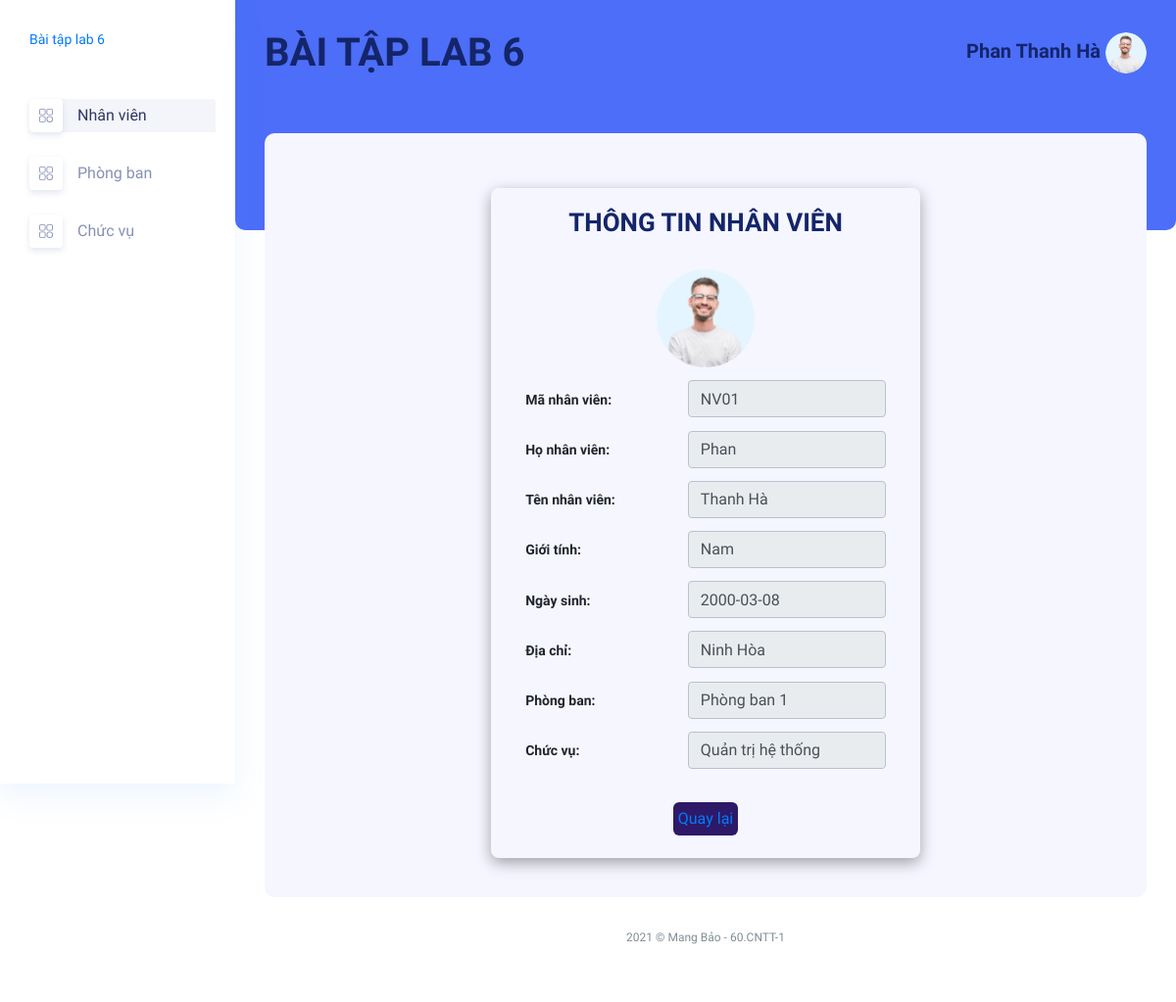
Page /NhanVien/Details/NV01 (signed in) on the committed database.
### tables this page shows
create table nhanvien (
	manv varchar(10) not null primary key,
    honv varchar(50) not null,
	tennv varchar(50) not null,	
	ngaysinh date not null,
    gioitinh tinyint not null,
	diachi varchar(50) not null,
	anh varchar(250) not null,
	maloai varchar(20) not null,
    maphong varchar(20) not null,
	constraint nv_lnv_fk foreign key (maloai) references loainv (maloai),
    constraint nv_mp_fk foreign key (maphong) references phongban (maphong)
	ON UPDATE CASCADE
	ON DELETE CASCADE
);

create table phongban(
	maphong varchar(20) NOT NULL primary key,
	tenphong varchar(50) NOT NULL
);

create table loainv (
	maloai varchar(20) not null primary key,
	tenloai varchar(50) not null
);

### mvc/core/controller.php (called while the page is built, shortened)
<?php
class Controller{
    public function view($view, $data=[]){
        require_once "./mvc/views/".$view.".php";
    }
}
?>

### mvc/controllers/nhanvien.php (called while the page is built, shortened)
<?php
class NhanVien extends Controller
{
    public $nvModel;
    public function __construct()
    {
        $this->nvModel = $this->model("NhanVienModel");
    }
    public function Details($id)
    {
        $nv = json_decode($this->nvModel->getNhanVienById($id), true);
        $pb = json_decode($this->nvModel->listPhongBan(), true);
        $cv = json_decode($this->nvModel->listChucVu(), true);
        $this->view("layoutAdmin", [
            'page' => 'nhanvien/details',
            'nv' => $nv[0],
            'cv' => $cv,
            'pb' => $pb,
        ]);
    }
}

### mvc/core/app.php (called while the page is built, shortened)
<?php
class App {
    protected $action = "Index";
    function __construct(){
        $arr = $this->UrlProcess();
        if(isset($arr[0])){
            if(file_exists("./mvc/controllers/".$arr[0].".php")){
                unset($arr[0]);
            }
        }
        $this->controller = new $this->controller;
        if(isset($arr[1])){
            if(method_exists($this->controller, $arr[1])){
                $this->action = $arr[1];
            }
            unset($arr[1]);
        }
        $this->params = $arr?array_values($arr):[];
        call_user_func_array([$this->controller, $this->action], $this->params);
    }
    function UrlProcess(){
        if(isset($_GET["url"])){
            return explode("/", filter_var(trim($_GET["url"], "/")));
        }
    }
}
?>

### index.php (called while the page is built, shortened)
<?php
$myApp = new App();
?>

### mvc/core/database.php (called while the page is built, shortened)
<?php
class DataBase {
    protected $servername = "localhost";
    protected $username = "root";
    protected $password = "";
    function __construct()
    {
        $this->con = mysqli_connect($this->servername, $this->username, $this->password);
    }
}
?>

### mvc/models/NhanVienModel.php (called while the page is built, shortened)
<?php
class NhanVienModel extends DataBase {
    public function getNhanVienById($id) {
        $qr = "SELECT * FROM nhanvien nv, phongban pb, loainv cv WHERE nv.maphong = pb.maphong AND nv.maloai = cv.maloai AND manv = '$id'";
        $rows = mysqli_query($this->con, $qr);
        $arr = array();
        while($row = mysqli_fetch_array($rows)) {
            $arr[] = $row;
        }
        return json_encode($arr);
    }
}
?>

### mvc/views/pages/nhanvien/details.php (the view, shortened to what this page needs)
<div class="main_content_iner ">
    <div class="container-fluid p-0 ">
        <div class="row ">
            <div class="col-lg-12">
                <div class="checkform">
                    <div class="content">
                        <h3 style="text-align: center;" class="title">THÔNG TIN NHÂN VIÊN</h3>
                        <form action="NhanVien/Save/<?php echo $data["nv"]['manv'] ?>" method="post" enctype="multipart/form-data">
                            <div class="form-horizontal">
                                <div class="form-group1" style="text-align: center;">
                                    <div class="col-md-12">
                                        <img style='width: 100px; height: 100px; border-radius: 30px; margin-bottom: 10px;' src='public/home/img/staf/<?php echo $data["nv"]['anh'] ?>' alt=''>
                                    </div>
                                </div>
                                <div class="form-group1">
                                    <label for="" class="control-label col-md-5">Mã nhân viên: </label>
                                    <div class="col-md-7">
                                        <input type="text" class="form-control" name="manv" readonly value="<?php echo $data["nv"]['manv'] ?>">
                                    </div>
                                </div>
                                <div class="form-group1">
                                    <label for="" class="control-label col-md-5">Họ nhân viên: </label>
                                    <div class="col-md-7">
                                        <input type="text" class="form-control" readonly name="honv" value="<?php echo $data["nv"]['honv'] ?>">
                                    </div>
                                </div>
                                <div class="form-group1">
                                    <label for="" class="control-label col-md-5">Tên nhân viên: </label>
                                    <div class="col-md-7">
                                        <input type="text" class="form-control" readonly name="tennv" value="<?php echo $data["nv"]['tennv'] ?>">
                                    </div>
                                </div>
                                <div class="form-group1">
                                    <label for="" class="control-label col-md-5">Giới tính: </label>
                                    <div class="col-md-7">
                                        <input type="text" class="form-control" readonly name="gioitinh" id="" value="<?php if ($data["nv"]['gioitinh'] == 1) echo "Nam";
                                                                                                                        else echo "Nữ"; ?>">
                                    </div>
                                </div>
                                <div class="form-group1">
                                    <label for="" class="control-label col-md-5">Ngày sinh: </label>
                                    <div class="col-md-7">
                                        <input type="text" class="form-control" readonly name="ngaysinh" value="<?php echo $data["nv"]['ngaysinh'] ?>">
                                    </div>
                                </div>
                                <div class="form-group1">
                                    <label for="" class="control-label col-md-5">Địa chỉ: </label>
                                    <div class="col-md-7">
                                        <input type="text" class="form-control" readonly name="diachi" value="<?php echo $data["nv"]['diachi'] ?>">
                                    </div>
                                </div>
                                <div class="form-group1">
                                    <label for="" class="control-label col-md-5">Phòng ban: </label>
                                    <div class="col-md-7">
                                        <?php
                                        echo "<input type='text' readonly name='phongban' value='" . $data["nv"]["tenphong"] . "' class = 'form-control' >";
                                        ?>
                                    </div>
                                </div>
                                <div class="form-group1">
                                    <label for="" class="control-label col-md-5">Chức vụ: </label>
                                    <div class="col-md-7">
                                        <input type="text" class="form-control" readonly name="chucvu" value="<?php echo $data["nv"]['tenloai'] ?>">
                                    </div>
                                </div>
                                <div class="form-group" style="justify-content: center;">
                                    <div class="col-md-offset-2 col-md-6">
                                        <button class="comeback btn btn-primary">
                                            <a href="javascript:window.history.back(-1);">Quay lại</a>
                                        </button>
                                    </div>
                                </div>
                            </div>
                        </form>
                    </div>
                </div>
            </div>
        </div>
    </div>
</div>
<link rel="stylesheet" href="//code.jquery.com/ui/1.12.1/themes/base/jquery-ui.css">
<link rel="stylesheet" href="/resources/demos/style.css">

### mvc/views/layoutAdmin.php (shortened to what this page needs)
<!DOCTYPE html>
<html lang="zxx">
<head>
    <link rel="stylesheet" href="public/home/css/bootstrap.min.css" />
    <link rel="stylesheet" href="public/home/vendors/text_editor/summernote-bs4.css" />
    <link rel="stylesheet" href="public/home/vendors/material_icon/material-icons.css" />
    <link rel="stylesheet" href="public/home/css/style.css" />
    <link rel="stylesheet" href="public/home/css/colors/default.css" id="colorSkinCSS">
</head>
<body class="crm_body_bg">
    <nav class="sidebar vertical-scroll  ps-container ps-theme-default ps-active-y">
        <div class="logo d-flex justify-content-between">
            <a href="Home/Index">Bài tập lab 6</a>
        </div>
        <ul id="sidebar_menu">
            <li class="mm-active">
                <a class="has-arrow" href="NhanVien/Index" aria-expanded="false">
                    <div class="icon_menu">
                        <img src="public/home/img/menu-icon/2.svg" alt="">
                    </div>
                    <span>Nhân viên</span>
                </a>
            </li>
            <li class="">
                <a class="has-arrow" href="PhongBan/Index" aria-expanded="false">
                    <div class="icon_menu">
                        <img src="public/home/img/menu-icon/2.svg" alt="">
                    </div>
                    <span>Phòng ban</span>
                </a>
            </li>
            <li class="">
                <a class="has-arrow" href="ChucVu/Index" aria-expanded="false">
                    <div class="icon_menu">
                        <img src="public/home/img/menu-icon/2.svg" alt="">
                    </div>
                    <span>Chức vụ</span>
                </a>
            </li>
        </ul>
    </nav>
    <section class="main_content dashboard_part large_header_bg">
        <div class="container-fluid no-gutters">
            <div class="row">
                <div class="col-lg-12 p-0 ">
                    <div class="header_iner d-flex justify-content-between align-items-center">
                        <div class="serach_field-area d-flex align-items-center">
                            <div class="search_inner">
                                <h1 class="search_field" >BÀI TẬP LAB 6</h1>
                            </div>
                        </div>
                        <div class="header_right d-flex justify-content-between align-items-center">
                            <div class="profile_info">
                                <h4 style="cursor: pointer;"><?php echo $_SESSION["user"]["hoNV"]." ".$_SESSION["user"]["tenNV"]; ?></label>
                                <img src="public/home/img/staf/<?php echo $_SESSION["user"]["hinhAnh"]; ?>" alt="">
                            </div>
                        </div>
                    </div>
                </div>
            </div>
        </div>
        <?php require_once "./mvc/views/pages/" . $data['page'] . ".php" ?>
        <div class="footer_part">
            <div class="container-fluid">
                <div class="row">
                    <div class="col-lg-12">
                        <div class="footer_iner text-center">
                            <p>2021 © Mang Bảo - 60.CNTT-1 </a></p>
                        </div>
                    </div>
                </div>
            </div>
        </div>
    </section>
</body>
</html>

### mvc/views/pages/nhanvien/details.php (style rules this page uses)
input, checkbox, select { margin-bottom: 10px; }
label { font-weight: bolder; }
.checkform { display: flex; justify-content: center; margin-top: 1rem; }
.content { box-shadow: rgba(0, 0, 0, 0.35) 0px 5px 15px; padding: 20px; border-radius: 8px; }
.title { padding-bottom: 1.5rem; }
.form-group { display: flex; margin-bottom: 0.2rem; text-align: center; margin-top: 1.5rem; }
.form-group1 { display: flex; align-items: center; margin-bottom: 0.2rem; }
.comeback { border: none; outline: none; background-color: #eaecf4; border-radius: 6px; padding: 5px; }
.comeback>a { text-decoration: none; }

### rows in the picture
nhanvien: anh (picture), manv "NV01", honv "Phan", tennv "Thanh Hà", gioitinh "Nam", ngaysinh "2000-03-08", diachi "Ninh Hòa", phongban "Phòng ban 1", chucvu "Quản trị hệ thống"

### other values in the picture
$_SESSION["user"]["hoNV"] "Phan"
$_SESSION["user"]["tenNV"] "Thanh Hà"
